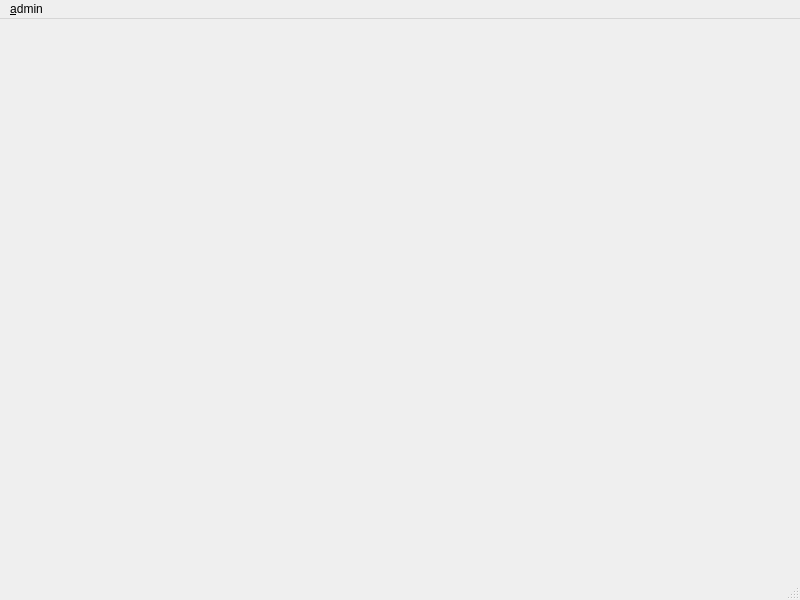
<?xml version="1.0" encoding="UTF-8"?>
<ui version="4.0">
 <class>AdminMainWindow</class>
 <widget class="QMainWindow" name="AdminMainWindow">
  <property name="geometry">
   <rect>
    <x>0</x>
    <y>0</y>
    <width>800</width>
    <height>600</height>
   </rect>
  </property>
  <property name="windowTitle">
   <string>MainWindow</string>
  </property>
  <widget class="QWidget" name="centralwidget"/>
  <widget class="QMenuBar" name="menubar">
   <property name="geometry">
    <rect>
     <x>0</x>
     <y>0</y>
     <width>800</width>
     <height>25</height>
    </rect>
   </property>
   <widget class="QMenu" name="menuAdmin">
    <property name="title">
     <string>&amp;admin</string>
    </property>
    <addaction name="actionShow_admin_window"/>
    <addaction name="actionAdd_game"/>
    <addaction name="actionAdd_invitation_code"/>
   </widget>
   <addaction name="menuAdmin"/>
  </widget>
  <widget class="QStatusBar" name="statusbar"/>
  <action name="actionShow_admin_window">
   <property name="text">
    <string>show &amp;admin window</string>
   </property>
  </action>
  <action name="actionAdd_game">
   <property name="text">
    <string>add &amp;game</string>
   </property>
  </action>
  <action name="actionAdd_invitation_code">
   <property name="text">
    <string>add &amp;invitation code</string>
   </property>
  </action>
 </widget>
 <resources/>
 <connections/>
</ui>
